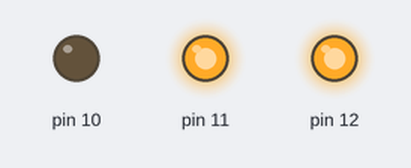
Recording of a sketch running on a simulated Arduino Uno, built with avr-gcc and run on an emulated ATmega328P. On the bench: output pins drawn as LEDs (lit = HIGH).

Above: at 7.5 s.
At 15.5 s:
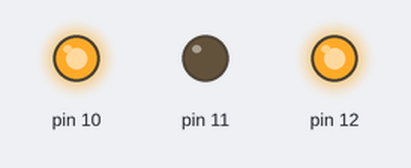
At 16.5 s:
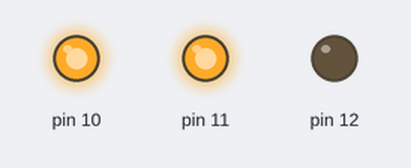
At 17.5 s:
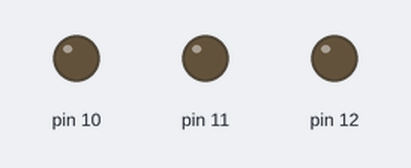
At 18.5 s:
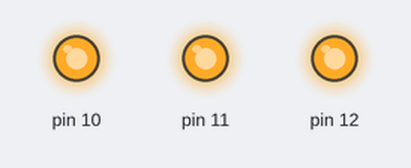
Timing chart, 0 to 24.7 s (numbered marks = the images above):
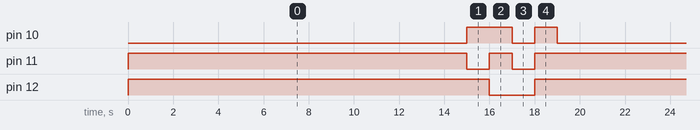

The sketch:

RobotVIsion_trafficlight.ino
```cpp
void setup() {
  // put your setup code here, to run once:
  pinMode(10, OUTPUT);
  pinMode(11, OUTPUT);
  pinMode(12, OUTPUT);

}

void loop() {
  digitalWrite(10, LOW); // RED
  digitalWrite(11, HIGH); // RED
  digitalWrite(12, HIGH); // RED
  delay(15000);

  digitalWrite(10, HIGH); // RED
  digitalWrite(11, LOW); // Yellow
  digitalWrite(12, HIGH); // RED
  delay(1000);

  digitalWrite(10, HIGH); // RED
  digitalWrite(11, HIGH); // Yellow
  digitalWrite(12, LOW); // RED
  delay(1000);

  digitalWrite(10, LOW); // RED
  digitalWrite(11, LOW); // Yellow
  digitalWrite(12, LOW); // RED
  delay(1000);

  digitalWrite(10, HIGH); // RED
  digitalWrite(11, HIGH); // Yellow
  digitalWrite(12, HIGH); // RED
  delay(1000);

}
```

Measured:
- by itself, pin 10: repeats every 19.0 s: LOW 1.0 s, HIGH 1.0 s, LOW 15.0 s, HIGH 2.0 s
- by itself, pin 11: repeats every 19.0 s: LOW 1.0 s, HIGH 1.0 s, LOW 1.0 s, HIGH 16.0 s
- by itself, pin 12: alternates HIGH for 17.0 s and LOW for 2.0 s
